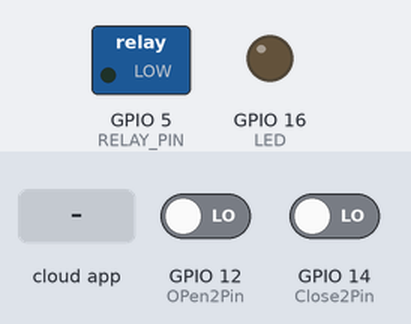
The sketch below on a simulated ESP8266 (NodeMCU). Shown: switched loads named in the sketch (green lamp = pin HIGH), output pins drawn as LEDs (lit = HIGH). Dashed ring = blinking. Inputs (shaded band) come from the test bench; at power-on: GPIO 12 (OPen2Pin) LOW, GPIO 14 (Close2Pin) LOW. WiFi joins after 1.5 s; servers stay silent unless stated; not simulated (calls return 0 or success): credentials.h; what the sketch prints to the serial monitor is not drawn.

Above: at 2.7 s.
2.8 s: GPIO 12 (OPen2Pin) driven HIGH
At 3.8 s:
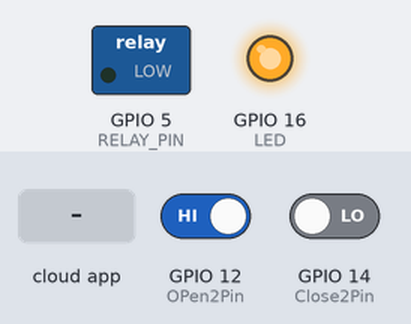
4.3 s: the phone or cloud app sets relay to 1
At 5.2 s:
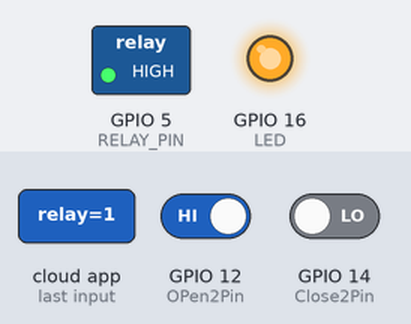
5.8 s: GPIO 14 (Close2Pin) driven HIGH
At 6.05 s:
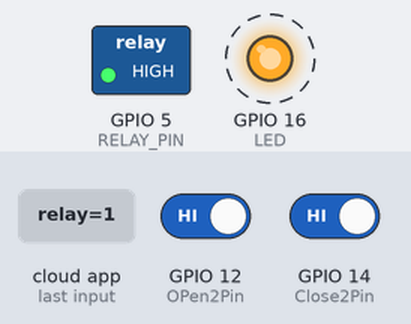
11.8 s: the phone or cloud app sets blinds to 0
14.8 s: the phone or cloud app sets relay to 0
At 15.28 s:
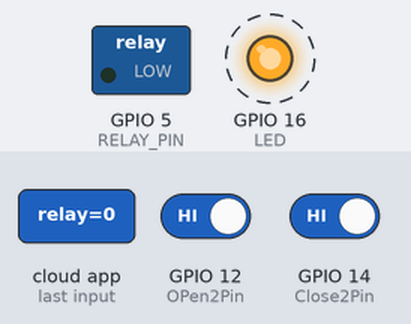
Timing chart, 0 to 18.8 s (numbered marks = the images above; inputs shaded):
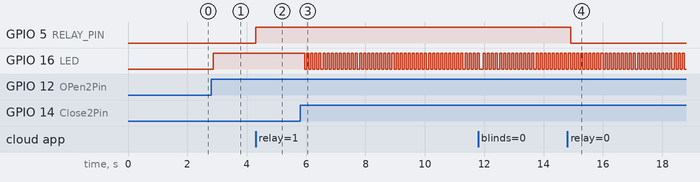

Measured:
- after the input at 2.8 s, GPIO 16 (LED): LOW → HIGH after 0.07 s
- after the input at 4.3 s, GPIO 5 (RELAY_PIN): LOW → HIGH at once
- after the input at 5.8 s, GPIO 16 (LED): alternates HIGH for 0.07 s and LOW for 0.07 s, starting after 0.16 s
- after the input at 14.8 s, GPIO 5 (RELAY_PIN): HIGH → LOW after 0.11 s

The sketch:

HunterDouglas.ino.ino
```cpp
#include <IRremoteESP8266.h>
//#include <IRremoteInt.h>

//#include <Arduino.h>
#include <ESP8266WiFi.h>
#include "fauxmoESP.h"

#include "credentials.h" //WiFi SSID and password

#define SERIAL_BAUDRATE                 115200
#define LED                             16  // LED on Board
#define RELAY_PIN                        5  //
#define OPen2Pin                        12 // Open Blinds pin
#define Close2Pin                       14 // Close Blinds pin
#define khz                             40 // 40kHz carrier frequency for the Hunter Douglas

IRsend irsend(4); //

unsigned int OPen2Signal[] = {2800, 2800, 1050, 2800, 1050, 1050, 1050, 1050, 1050,
                              2800, 2800, 2800, 1050, 2800, 1050, 1050, 1050, 1050, 1050,
                              2800, 2800, 2800, 1050, 2800, 1050, 1050, 1050, 1050, 1050,
                              2800, 2800, 2800, 1050, 2800, 1050, 1050, 1050, 1050, 1050,
                              2800, 2800, 2800, 1050, 2800, 1050, 1050, 1050, 1050, 1050,
                              2800, 2800, 2800, 1050, 2800, 1050, 1050, 1050, 1050, 1050,
                              2800, 2800, 2800, 1050, 2800, 1050, 1050, 1050, 1050, 1050,
                              2800, 2800, 2800, 1050, 2800, 1050, 1050, 1050, 1050, 1050, 1975
                             }; //Open2

unsigned int Close2Signal[] = {2800, 2800, 1050, 2800, 1050, 1050, 1050, 2800, 1050,
                               1050, 2800, 2800, 1050, 2800, 1050, 1050, 1050, 2800, 1050,
                               1050, 2800, 2800, 1050, 2800, 1050, 1050, 1050, 2800, 1050,
                               1050, 2800, 2800, 1050, 2800, 1050, 1050, 1050, 2800, 1050,
                               1050, 2800, 2800, 1050, 2800, 1050, 1050, 1050, 2800, 1050,
                               1050, 2800, 2800, 1050, 2800, 1050, 1050, 1050, 2800, 1050,
                               1050, 2800, 2800, 1050, 2800, 1050, 1050, 1050, 2800, 1050,
                               1050, 2800, 2800, 1050, 2800, 1050, 1050, 1050, 2800, 1050, 1975
                              }; //Close the lower blinds


// variables will change:
int butOpen2State = 0;         // variable for reading the pushbutton status
int butClose2State = 0;        // variable for reading the pushbutton status

fauxmoESP fauxmo;

// -----------------------------------------------------------------------------
// Wifi
// -----------------------------------------------------------------------------

void wifiSetup() {

  // Set WIFI module to STA mode
  WiFi.mode(WIFI_STA);

  // Connect
  Serial.printf("[WIFI] Connecting to %s ", WIFI_SSID);
  WiFi.begin(WIFI_SSID, WIFI_PASS);

  // Wait
  while (WiFi.status() != WL_CONNECTED) {
    Serial.print(".");
    delay(100);
  }
  Serial.println();

  // Connected!
  Serial.printf("[WIFI] STATION Mode, SSID: %s, IP address: %s\n", WiFi.SSID().c_str(), WiFi.localIP().toString().c_str());
}

void callback(unsigned char device_id, const char * device_name, bool state) {
  Serial.print("Device ID "); Serial.print(device_id);
  Serial.print("Device "); Serial.print(device_name);
  Serial.print(" state: ");
  if (state) {
    Serial.println("ON");
  } else {
    Serial.println("OFF");
  }

  if ( (strcmp(device_name, "relay") == 0) ) {
    // adjust the relay immediately!
    if (state) {
      digitalWrite(RELAY_PIN, HIGH);
      Serial.println("I'm turning the RELAY ON");
    } else {
      digitalWrite(RELAY_PIN, LOW);
      Serial.println("I'm turning the RELAY OFF");
    }
  }

  if ( (strcmp(device_name, "pixels") == 0) ) {
    if (state) {
      digitalWrite(LED, LOW);
      Serial.println("I'm turning the LED ON");
    } else {
      digitalWrite(LED, HIGH);
      Serial.println("I'm turning the LED OFF");
    }
  }

  if ( (strcmp(device_name, "blinds") == 0) ) {
    if (state) {
      irsend.sendRaw(OPen2Signal, sizeof(OPen2Signal) / sizeof(OPen2Signal[0]), khz);
      Serial.println("I'm opening the blinds");
    } else {
      irsend.sendRaw(Close2Signal, sizeof(Close2Signal) / sizeof(Close2Signal[0]), khz);
      Serial.println("I'm closing the blinds");
    }
  }
}

void setup() {
  // Init serial port and clean garbage
  Serial.begin(SERIAL_BAUDRATE);
  Serial.println("FauxMo demo sketch");
  Serial.println("After connection, ask Alexa/Echo to 'turn <devicename> on' or 'off'");

  // Wifi
  wifiSetup();

  // Buttons
  pinMode(OPen2Pin, INPUT);
  pinMode(Close2Pin, INPUT);

  // LED
  pinMode(LED, OUTPUT);
  digitalWrite(LED, LOW);

  pinMode(RELAY_PIN, OUTPUT);
  digitalWrite(RELAY_PIN, LOW);

  // IR Pin
  //pinMode(4, OUTPUT);
  //digitalWrite(4, LOW);
  irsend.begin();

  // Fauxmo
  fauxmo.addDevice("relay");
  fauxmo.addDevice("pixels");
  fauxmo.addDevice("blinds");
  //fauxmo.addDevice("pixels");
  fauxmo.onMessage(callback);

}

void loop() {

  // Since fauxmoESP 2.0 the library uses the "compatibility" mode by
  // default, this means that it uses WiFiUdp class instead of AsyncUDP.
  // The later requires the Arduino Core for ESP8266 staging version
  // whilst the former works fine with current stable 2.3.0 version.
  // But, since it's not "async" anymore we have to manually poll for UDP
  // packets
  fauxmo.handle();

  // read the state of the pushbutton value:
  butOpen2State = digitalRead(OPen2Pin);
  butClose2State = digitalRead(Close2Pin);
  //Serial.println(butOpen2State);

  if (butOpen2State == HIGH) {
    // send IR code:
    irsend.sendRaw(OPen2Signal, sizeof(OPen2Signal) / sizeof(OPen2Signal[0]), khz);
    Serial.println("Open2 Button Pushed");
    digitalWrite(LED, HIGH);
  }

  if (butClose2State == HIGH) {
    // send IR code:
    irsend.sendRaw(Close2Signal, sizeof(Close2Signal) / sizeof(Close2Signal[0]), khz);
    Serial.println("Close2 Button Pushed");
    digitalWrite(LED, LOW);
  }
}
```
